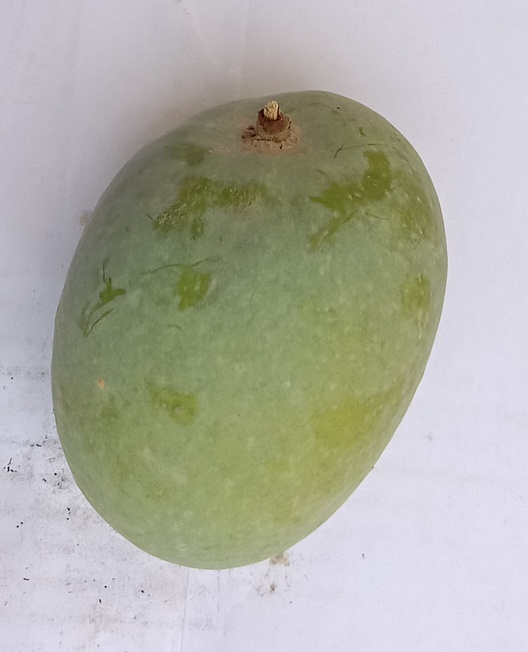
#> input picture Dataset/Classification_dataset/Anwar Ratool/IMG_20210630_102839.jpg, 528 x 652 px
$ python -i feature_extraction.py   (imports and definitions only)   (older library calls are emulated)
#> lines starting #> are read from the running program, lines starting #| are printed output that depends on the picture
import cv2
import numpy as np
from skimage.feature.texture import graycomatrix, graycoprops

def extract_color_hist(img_bgr, bins=(8, 8, 8)):
    hsv = cv2.cvtColor(img_bgr, cv2.COLOR_BGR2HSV)
    hist = cv2.calcHist([hsv], [0, 1, 2], None, bins,
                        [0, 180, 0, 256, 0, 256])
    cv2.normalize(hist, hist)
    return hist.flatten()

def extract_texture_features(img_bgr, distances=[1], angles=[0], props=['contrast', 'homogeneity']):
    gray = cv2.cvtColor(img_bgr, cv2.COLOR_BGR2GRAY)
    gray = np.uint8(gray / 4)  # 壓縮到 64 等級 (0~255 → 0~63)
    glcm = graycomatrix(gray, distances=distances, angles=angles, levels=64, symmetric=True, normed=True)
    features = []
    for prop in props:
        features.append(graycoprops(glcm, prop).flatten())
    return np.concatenate(features)

def extract_shape_features(img_bgr):
    gray = cv2.cvtColor(img_bgr, cv2.COLOR_BGR2GRAY)
    _, binary = cv2.threshold(gray, 0, 255, cv2.THRESH_BINARY + cv2.THRESH_OTSU)
    moments = cv2.moments(binary)
    hu = cv2.HuMoments(moments)
    return hu.flatten()

def extract_features(img_bgr, mode='color_texture'):
    features = []

    if mode in ['color', 'color_texture']:
        color_feat = extract_color_hist(img_bgr)
        if color_feat is not None and len(color_feat) > 0:
            features.extend(color_feat)
        else:
            print("[WARN] color feature is empty")

    if mode in ['texture', 'color_texture']:
        texture_feat = extract_texture_features(img_bgr)
        if texture_feat is not None and len(texture_feat) > 0:
            features.extend(texture_feat)
        else:
            print("[WARN] texture feature is empty")

    if mode == 'shape':
        shape_feat = extract_shape_features(img_bgr)
        if shape_feat is not None and len(shape_feat) > 0:
            features.extend(shape_feat)
        else:
            print("[WARN] shape feature is empty")

    if len(features) == 0:
        print("[ERROR] All features are empty for this image")
        return None

    return np.array(features, dtype=np.float32)

>>> import cv2
>>> picture = cv2.imread('../Dataset/Classification_dataset/Anwar Ratool/IMG_20210630_102839.jpg')
#> picture is the input picture: shape (652, 528, 3); mean B, G, R 163, 174.9, 174.3
>>> result = extract_features(picture)
#> in extract_color_hist, `hsv = cv2.cvtColor(img_bgr, cv2.COLOR_BGR2HSV)`: hsv: shape (652, 528, 3); mean H, S, V 86, 42, 182
#> in extract_features, `color_feat = extract_color_hist(img_bgr)`: color_feat = 512 values, max 0.706 at index 327, min 0 at index 0, mean 0.00545
#> in extract_texture_features, `gray = cv2.cvtColor(img_bgr, cv2.COLOR_BGR2GRAY)`:
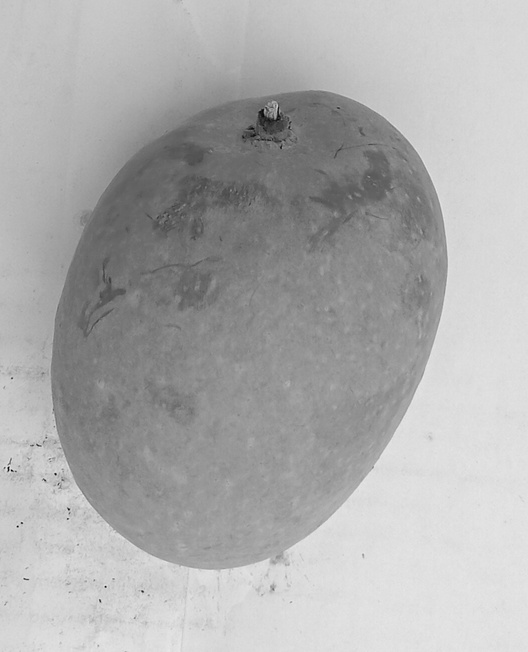
#> gray: shape (652, 528); min 2, max 232, mean 173.4
#> in extract_texture_features, `gray = np.uint8(gray / 4)`:
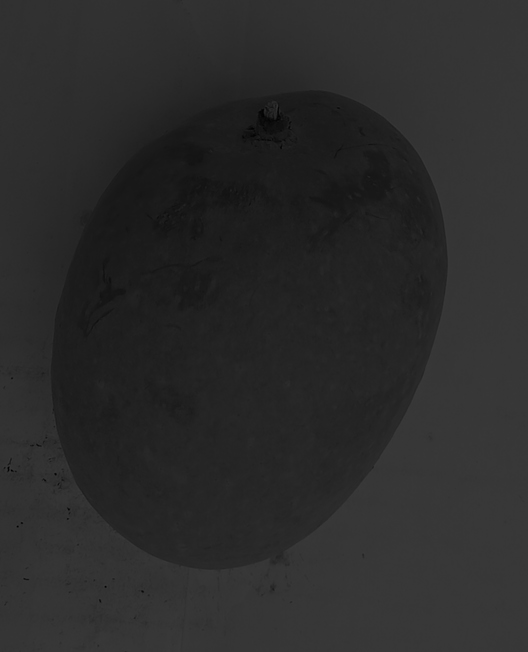
#> gray: shape (652, 528); min 0, max 58, mean 43
#> after the loop in extract_texture_features, `for prop in props:`: features = [[1.47], [0.776]]
#> in extract_features, `texture_feat = extract_texture_features(img_bgr)`: texture_feat = [1.47, 0.776]
#> result = 514 values, max 1.47 at index 512, min 0 at index 0, mean 0.0098

$ run again, on Dataset/Classification_dataset/Anwar Ratool/IMG_20210630_103000.jpg
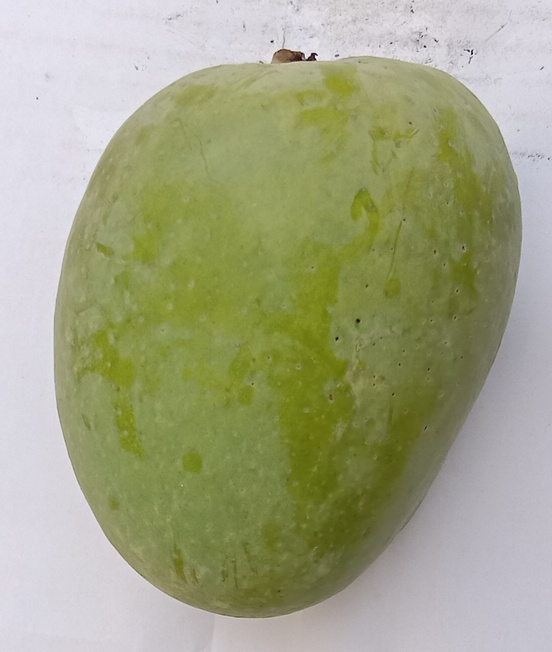
#> input picture Dataset/Classification_dataset/Anwar Ratool/IMG_20210630_103000.jpg, 552 x 652 px
#> picture is the input picture: shape (652, 552, 3); mean B, G, R 131.6, 164.2, 161.6
#> hsv: shape (652, 552, 3); mean H, S, V 72.4, 72.5, 167.8
#> color_feat = 512 values, max 0.535 at index 92, min 0 at index 0, mean 0.00677
#> in extract_texture_features, `gray = cv2.cvtColor(img_bgr, cv2.COLOR_BGR2GRAY)`:
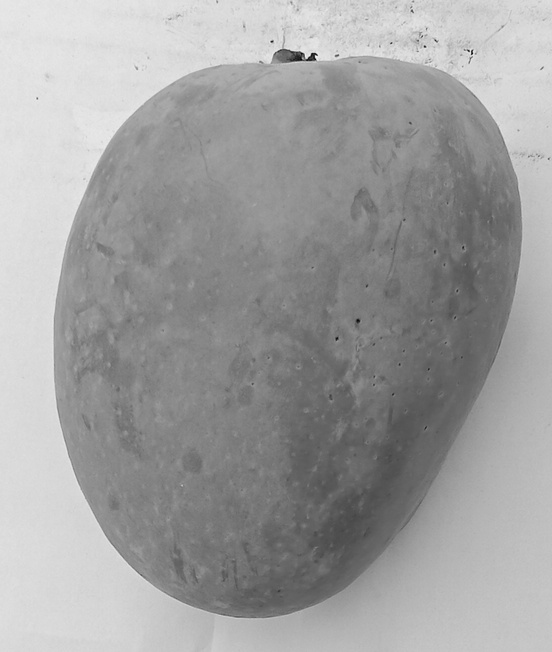
#> gray: shape (652, 552); min 9, max 250, mean 159.7
#> in extract_texture_features, `gray = np.uint8(gray / 4)`:
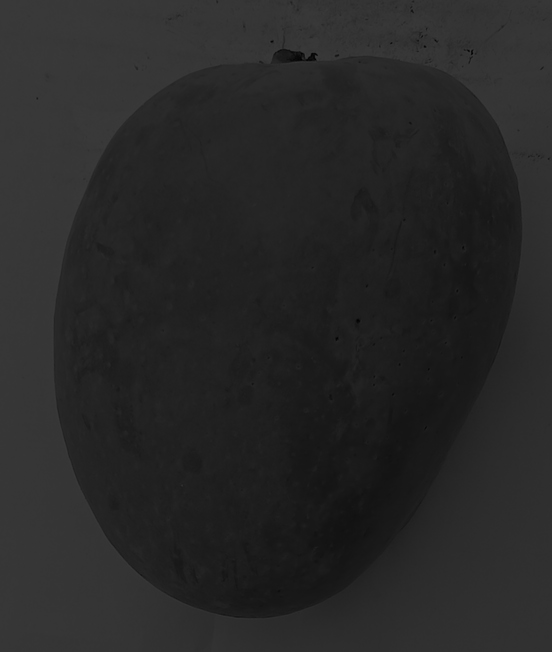
#> gray: shape (652, 552); min 2, max 62, mean 39.6
#> after the loop in extract_texture_features, `for prop in props:`: features = [[1.51], [0.773]]
#> texture_feat = [1.51, 0.773]
#> result = 514 values, max 1.51 at index 512, min 0 at index 0, mean 0.0112

$ run again, on Dataset/Classification_dataset/Anwar Ratool/IMG_20210630_103046.jpg
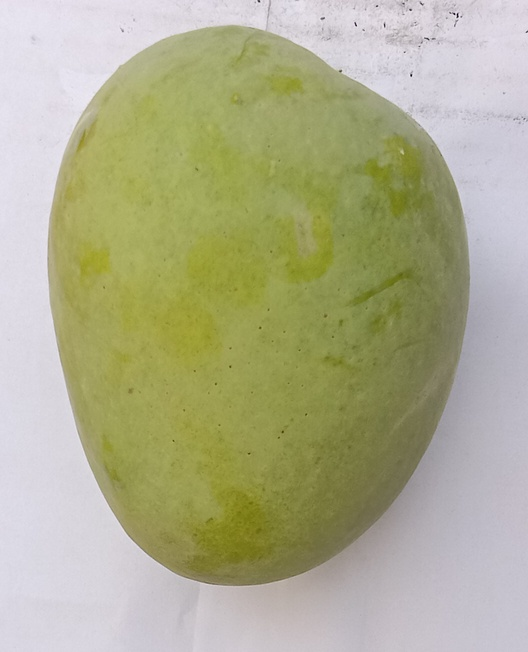
#> input picture Dataset/Classification_dataset/Anwar Ratool/IMG_20210630_103046.jpg, 528 x 652 px
#> picture is the input picture: shape (652, 528, 3); mean B, G, R 141.4, 174, 174.5
#> hsv: shape (652, 528, 3); mean H, S, V 76.7, 67.4, 178.5
#> color_feat = 512 values, max 0.511 at index 326, min 0 at index 0, mean 0.00688
#> in extract_texture_features, `gray = cv2.cvtColor(img_bgr, cv2.COLOR_BGR2GRAY)`:
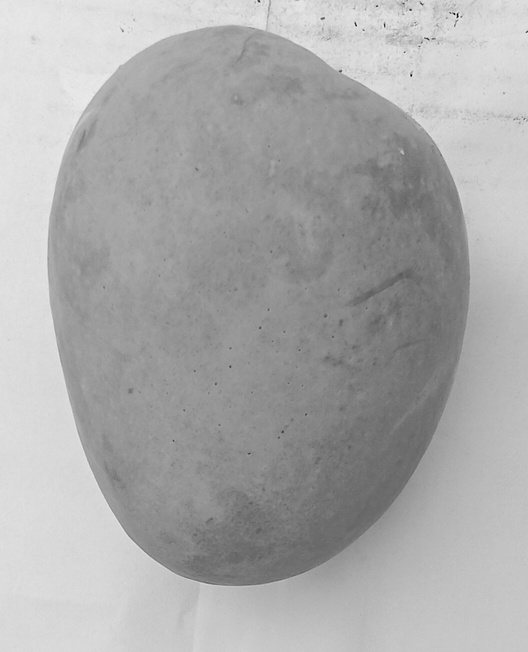
#> gray: shape (652, 528); min 4, max 237, mean 170.4
#> in extract_texture_features, `gray = np.uint8(gray / 4)`:
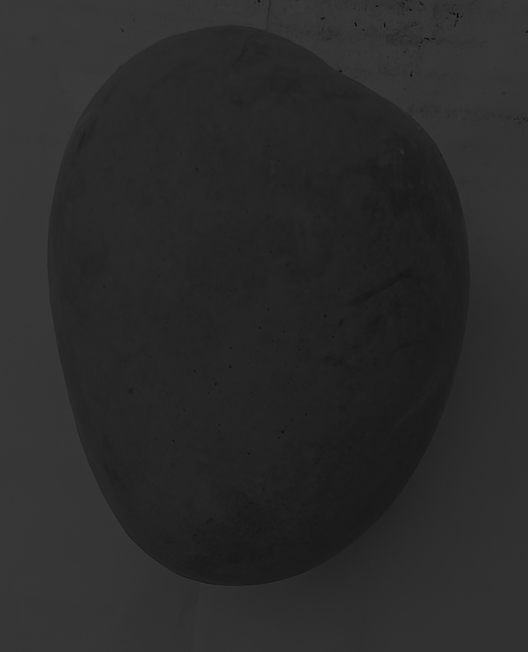
#> gray: shape (652, 528); min 1, max 59, mean 42.2
#> after the loop in extract_texture_features, `for prop in props:`: features = [[1.16], [0.796]]
#> texture_feat = [1.16, 0.796]
#> result = 514 values, max 1.16 at index 512, min 0 at index 0, mean 0.0107
